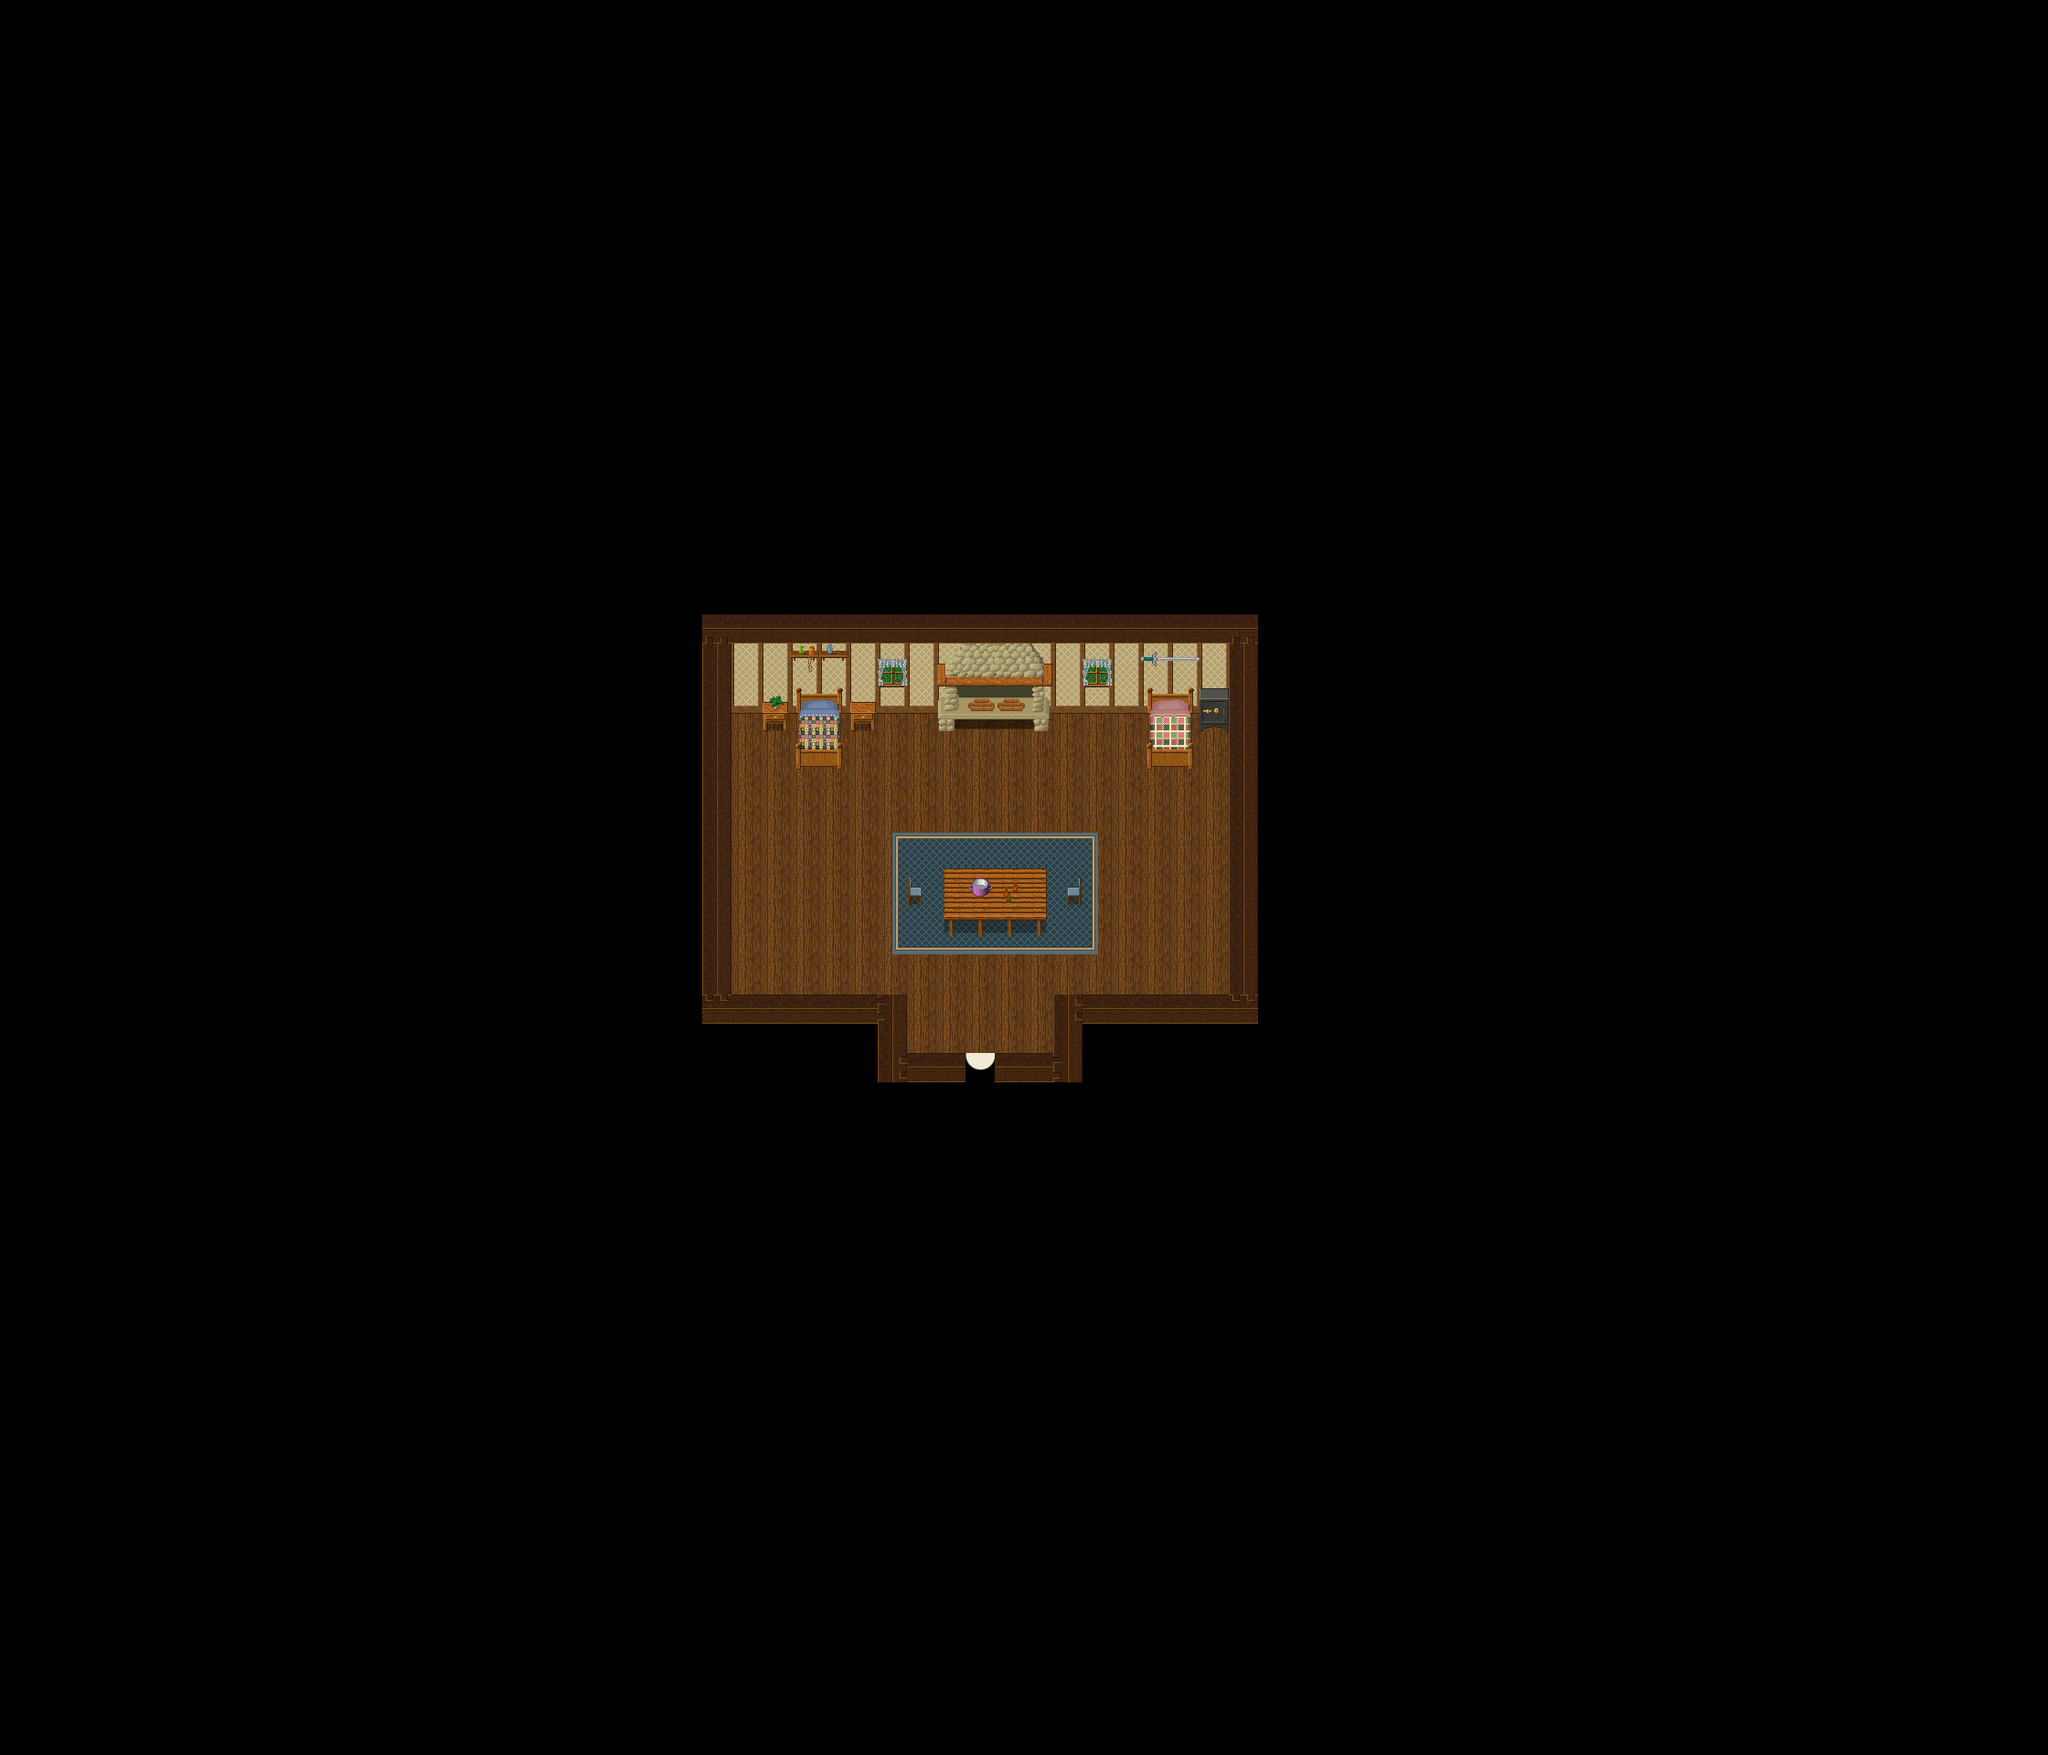

A 2D game scene composited from a Tiled map and its tileset images. What follows is a short description and the map's XML, with each tile layer's data collapsed to a summary:
An orthogonal 70x60 tile map with 32x32 px tiles, 3 tile layers (Ground, Fringe, Over), 2 hidden layers not drawn, 6 tilesets and 3 objects (2x PARTICLE_EFFECT, warp).

<map version="1.4" tiledversion="1.4.1" orientation="orthogonal" renderorder="right-down" width="70" height="60" tilewidth="32" tileheight="32" infinite="0" nextlayerid="7" nextobjectid="6">
 <properties>
  <property name="background0image" value="graphics/images/spit23loginwallpaper_800x600.png" />
  <property name="author" value="Pydsigner, Jesusalva, TMW2/LoF Team ? soren" />
  <property name="license" value="GPL v2 ; CC BY-SA 3.0" />
  <property name="manaplus version" value="2" />
  <property name="minimap" value="graphics/minimaps/018-4-2.png" />
  <property name="music" value="peace.ogg" />
  <property name="name" value="Secret Island House" />
 </properties>
 <tileset firstgid="1" name="LoF woodland_indoor" tilewidth="32" tileheight="32" tilecount="256" columns="16">
  <image source="../graphics/tilesets/lof/woodland_indoor.png" width="512" height="512" />
 </tileset>
 <tileset firstgid="257" name="LoF woodland-indoor-extra" tilewidth="32" tileheight="32" tilecount="256" columns="16">
  <image source="../graphics/tilesets/lof/woodland_indoor_extra.png" width="512" height="512" />
 </tileset>
 <tileset firstgid="513" name="LoF woodland_indoor_x2" tilewidth="32" tileheight="64" tilecount="32" columns="16">
  <image source="../graphics/tilesets/lof/woodland_indoor_x2.png" width="512" height="128" />
 </tileset>
 <tileset firstgid="545" name="LoF woodland_indoor_x3" tilewidth="32" tileheight="96" tilecount="16" columns="16">
  <image source="../graphics/tilesets/lof/woodland_indoor_x3.png" width="512" height="96" />
 </tileset>
 <tileset firstgid="561" name="LoF woodland indoor x3 extra" tilewidth="32" tileheight="96" tilecount="16" columns="16">
  <image source="../graphics/tilesets/lof/woodland_indoor_x3_extra.png" width="512" height="96" />
 </tileset>
 <tileset firstgid="577" name="collision" tilewidth="32" tileheight="32" tilecount="9" columns="3">
  <image source="../graphics/tilesets/collision.png" width="96" height="96" />
 </tileset>
 <layer id="1" name="Ground" width="70" height="60">
  <data>[4200 cells, 4200 non-empty, 21 distinct tile ids]</data>
 </layer>
 <layer id="2" name="Fringe" width="70" height="60">
  <data>[4200 cells, 41 non-empty, 37 distinct tile ids]</data>
 </layer>
 <layer id="3" name="Over" width="70" height="60">
  <properties>
   <property name="music" value="" />
   <property name="name" value="Secret_Island_Indoor" />
  </properties>
  <data>[4200 cells, 28 non-empty, 11 distinct tile ids]</data>
 </layer>
 <layer id="4" name="Collision" width="70" height="60" visible="0">
  <data>[4200 cells, 4034 non-empty, 1 distinct tile ids]</data>
 </layer>
 <layer id="5" name="Heights" width="70" height="60" visible="0">
  <data>[4200 cells, 0 non-empty, 0 distinct tile ids]</data>
 </layer>
 <objectgroup id="6" name="Objects">
  <object id="3" name="graphics/particles/fireplace.particle.xml" type="PARTICLE_EFFECT" x="1056" y="768" width="32" height="32" />
  <object id="4" name="graphics/particles/fireplace.particle.xml" type="PARTICLE_EFFECT" x="1088" y="768" width="32" height="32" />
  <object id="5" name="To Outside" type="warp" x="1056" y="1152" width="32" height="32">
   <properties>
    <property name="dest_map" value="018-4" />
    <property name="dest_x" type="int" value="78" />
    <property name="dest_y" type="int" value="36" />
   </properties>
  </object>
 </objectgroup>
</map>
